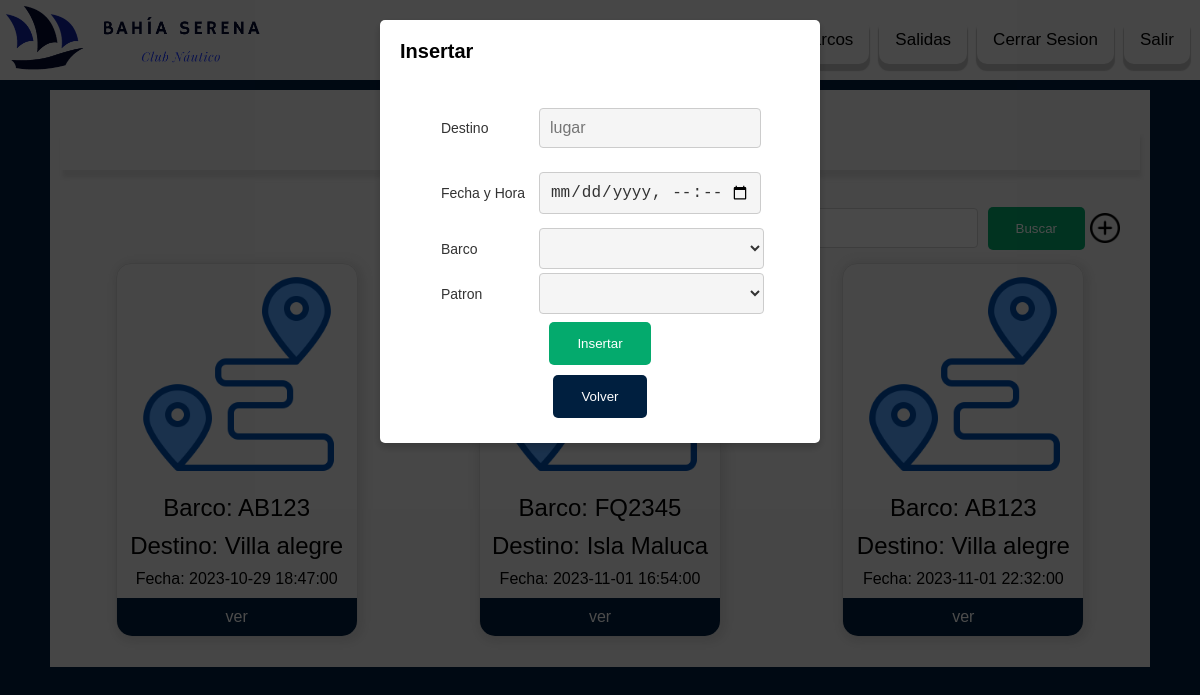
The page /admin/Salidas/index.php?tipo=Salida&Insertar=true on the database as committed earlier.
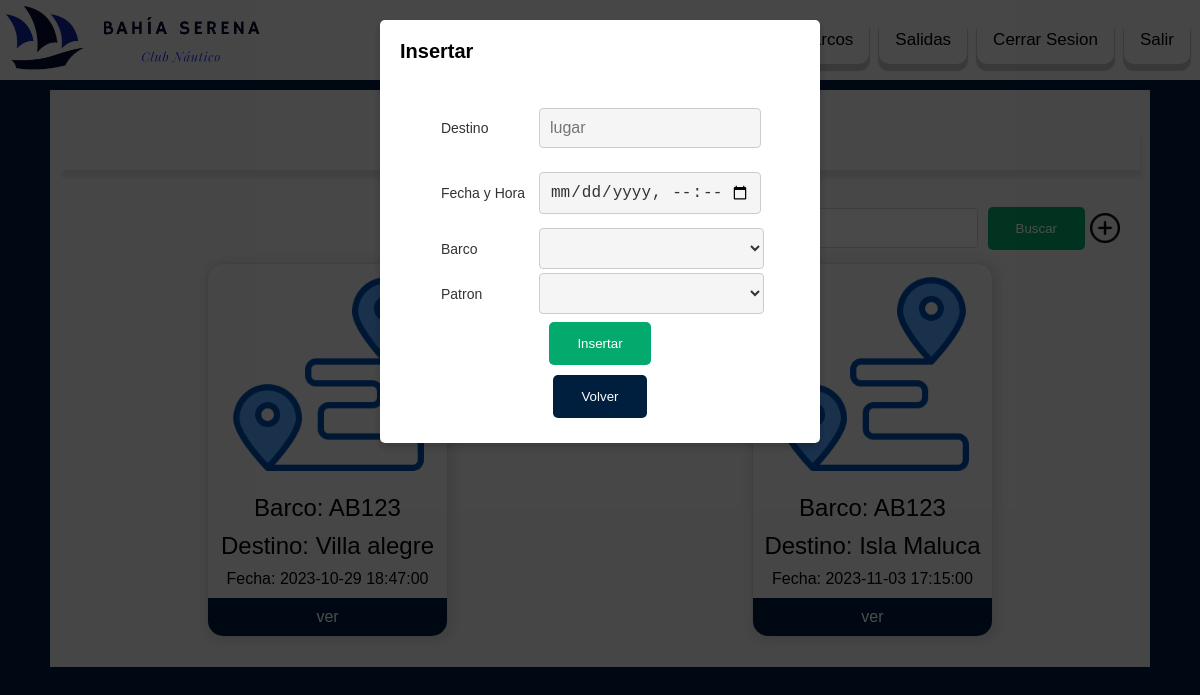
The same page on the database as committed later.
### tables this page shows
CREATE TABLE `salida` (
  `idSalida` int(11) NOT NULL,
  `Destino` varchar(50) NOT NULL,
  `FechayHora` datetime NOT NULL,
  `Barco` varchar(7) NOT NULL,
  `Patron` varchar(12) NOT NULL
);

### admin/config.php (called while the page is built, shortened)
<?php
$hojaEstilosUs='../css/style.css';
?>

### admin/Salidas/index.php (the view, shortened to what this page needs)
<!DOCTYPE html>
<html lang="es">
<?php require_once '../config.php'; ?>
<head>
    <link rel="stylesheet" type="text/css" href=<?php echo $hojaEstilosUs; ?>>
</head>
<body>
    <?php
    include '../components/header.php';
    ?>
    <div class="PanelPrincipal">
        <div class="titulo">
            <h3>Salidas de Bahía serena</h3>
        </div>
        <div class="panelagregar">
            <?php include '../components/buscar.php';?>
            <a href="index.php?tipo=Salida&Insertar=true"><img src="../img/add.png" alt=""  class="agregar"></a>
        </div>
        <div class="ListaDeUsuarios">
            <?php
            $conexion=conectarBD();
            $queryUsuarios = "SELECT * FROM `salida` WHERE Barco LIKE'%$buscar%' OR Destino LIKE'%$buscar%';";
            $resultado = mysqli_query($conexion, $queryUsuarios);
            if (mysqli_num_rows($resultado) > 0) {
                while ($row = mysqli_fetch_array($resultado)) {
                    echo '<div class="tarjeta">';
                    echo '<div class="cuerpo">';
                    echo '<img src="../img/direction.png">';
                    echo '</div>';
                    echo '<div class="titulo">Barco: ' . $row['Barco'] . '</div>';
                    echo '<div class="titulo">Destino: ' . $row['Destino'] . '</div>';
                    echo '<div class="cuerpo">Fecha: ' . $row['FechayHora'] . '</div>';
                    echo '<div class="pie">';
                    echo '<a href="../form.php?tipo=Salida&id=' . $row['idSalida'] . '">ver</a>';
                    echo '</div>';
                    echo '</div>';
                }
            }else{
                echo '<div class="tarjeta">';
                echo '<div class="cuerpo">
                        No hay salidas registradas';
                echo '</div>';
                echo '</div>';
            }
            if (isset($_GET['Insertar'])) {
                include '../components/modalInsertar.php';
            }
            ?>
        </div>
    </div>
</body>
</html>

Rows that differ between the two databases and show on the page:
removed salida: Barco "FQ2345", Destino "Isla Maluca", FechayHora "2023-11-01 16:54:00"
removed salida: Barco "AB123", Destino "Villa alegre", FechayHora "2023-11-01 22:32:00"
added salida: Barco "AB123", Destino "Isla Maluca", FechayHora "2023-11-03 17:15:00"
